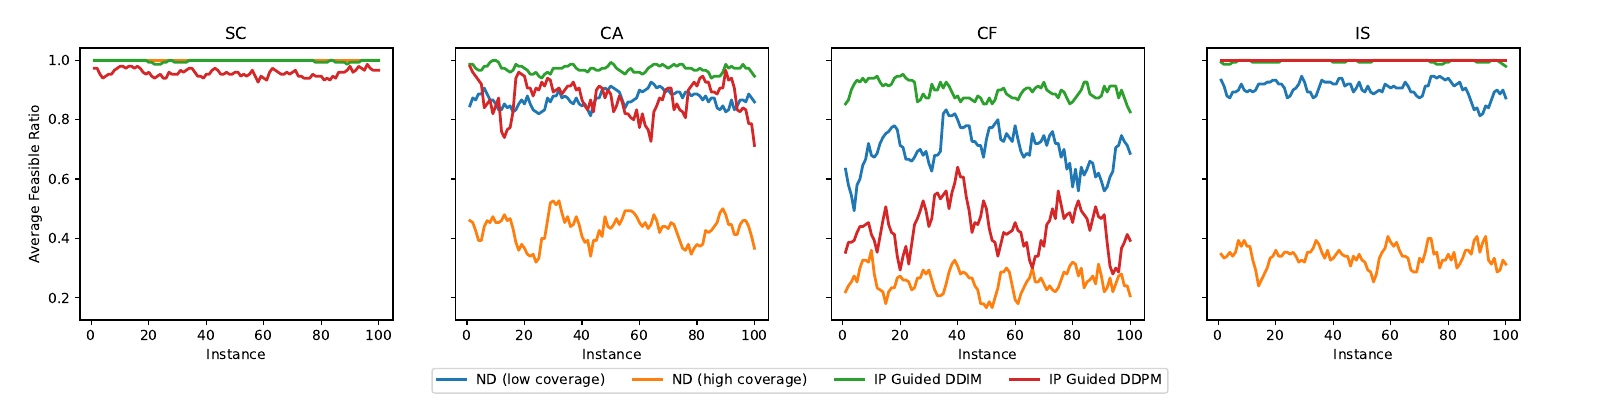

Write Python code to recreate this figure.
import matplotlib.pyplot as plt
import pickle

import numpy as np
def get_ratio(arr):
    res = []
    for i in range(100):
        res.append(1-np.isnan(arr[i]).sum()/30)
    return res
def get_data(instance):
    if instance == 'SC':
        instance_file = '1_set_cover'
        start = 900
        instance_file_type = 'mps'
        problem_type = 'min'
        low_gnn_result_path = f"results/orig_gnn_results/SC_gnn_0.2.npy"
        upper_gnn_result_path = f"results/orig_gnn_results/SC_gnn_0.3.npy"
        ddim_result_path = f"results/diffusion_results/SC_ddim_100000_0.9_100.npy"
        ddpm_result_path = f"results/diffusion_results/SC_ddpm_15000_0.1_100.npy"
    elif instance == 'CA':
        instance_file = '2_combinatorial_auction'
        start = 900
        instance_file_type = 'mps'
        problem_type = 'max'
        low_gnn_result_path = f"results/orig_gnn_results/CA_gnn_0.2.npy"
        upper_gnn_result_path = f"results/orig_gnn_results/CA_gnn_0.3.npy"
        ddim_result_path = f"results/diffusion_results/CA_ddim_20000_0.7_100.npy"
        ddpm_result_path = f"results/diffusion_results/CA_ddpm_10000_0.3_100.npy"
    elif instance == 'CF':
        instance_file = '3_capacity_facility'
        start = 900
        instance_file_type = 'mps'
        problem_type = 'min'
        low_gnn_result_path = f"results/new_gnn_results/CF_gnn_0.1.npy"
        upper_gnn_result_path = f"results/orig_gnn_results/CF_gnn_0.2.npy"
        ddim_result_path = f"results/diffusion_results/CF_ddim_1000_0.7_100.npy"
        ddpm_result_path = f"results/diffusion_results/CF_ddpm_500000_0.1_100.npy"
    elif instance == 'IS':
        instance_file = '4_independent_set'
        start = 0
        instance_file_type = 'mps'
        problem_type = 'max'
        low_gnn_result_path = f"results/orig_gnn_results/IS_gnn_0.2.npy"
        upper_gnn_result_path = f"results/orig_gnn_results/IS_gnn_0.3.npy"
        ddim_result_path = f"results/diffusion_results/IS_ddim_20000_0.5_100.npy"
        ddpm_result_path = f"results/diffusion_results/IS_ddpm_10000_0.1_100.npy"
    scip_result_path = f"results/scip_results/{instance}_scip.npy"
    low_gnn_result = pickle.load(open(low_gnn_result_path, 'rb'))
    upper_gnn_result = pickle.load(open(upper_gnn_result_path, 'rb'))
    ddim_result = pickle.load(open(ddim_result_path, 'rb'))
    ddpm_result = pickle.load(open(ddpm_result_path, 'rb'))
    # low_gnn_res = get_ratio(low_gnn_result)
    # upper_gnn_res = get_ratio(upper_gnn_result)
    # ddim_res = get_ratio(ddim_result)
    # ddpm_res = get_ratio(ddpm_result)
    return (~np.isnan(low_gnn_result)), (~np.isnan(upper_gnn_result)), (~np.isnan(ddim_result)), (~np.isnan(ddpm_result))
    
instances = {1: "SC", 2: "CA", 3: "CF", 4: "IS"}

fig, axes = plt.subplots(1, 4, figsize=[16,4],  sharey=True)

# 设置滑动窗口的大小
window_size = 5

def sliding_average(data, window_size):
    pad_size = window_size // 2
    padded_data = np.pad(data, (pad_size, pad_size), mode='edge')
    weights = np.ones(window_size) / window_size
    sliding_avg = np.convolve(padded_data, weights, mode='valid')
    return sliding_avg

for i, ax in enumerate(axes):
    instance = instances[i + 1]

    low_gnn_res, upper_gnn_res, ddim_res, ddpm_res = get_data(instance)
    mean_low_gnn_res = np.mean(low_gnn_res, axis = 1)
    mean_upper_gnn_res = np.mean(upper_gnn_res, axis = 1)
    mean_ddim_res = np.mean(ddim_res, axis = 1)
    mean_ddpm_res = np.mean(ddpm_res, axis = 1)
    x = np.arange(1, 101)
    low_gnn_smooth = sliding_average(mean_low_gnn_res, window_size)
    upper_gnn_smooth = sliding_average(mean_upper_gnn_res, window_size)
    ddim_smooth = sliding_average(mean_ddim_res, window_size)
    ddpm_smooth = sliding_average(mean_ddpm_res, window_size)

    ax.plot(x, low_gnn_smooth, linewidth=2, label="ND (low coverage)")
    ax.plot(x, upper_gnn_smooth, linewidth=2, label="ND (high coverage)")
    ax.plot(x, ddim_smooth, linewidth=2, label="IP Guided DDIM")
    ax.plot(x, ddpm_smooth, linewidth=2, label="IP Guided DDPM")

    # std_low_gnn_res = np.std(low_gnn_res, axis = 1)
    # std_upper_gnn_res = np.std(upper_gnn_res, axis = 1)
    # std_ddim_res = np.std(ddim_res, axis = 1)
    # std_ddpm_res = np.std(ddpm_res, axis = 1)

    # ax.fill_between(x, low_gnn_smooth - std_low_gnn_res, low_gnn_smooth + std_low_gnn_res, alpha=0.2)
    # ax.fill_between(x, upper_gnn_smooth - std_upper_gnn_res, upper_gnn_smooth + std_upper_gnn_res, alpha=0.2)
    # ax.fill_between(x, ddim_smooth - std_ddim_res, ddim_smooth + std_ddim_res, alpha=0.2)
    # ax.fill_between(x, ddpm_smooth - std_ddpm_res, ddpm_smooth + std_ddpm_res, alpha=0.2)

    # ax.set_aspect(100)
    ax.set_xlabel('Instance')
    if i == 0:
        ax.set_ylabel("Average Feasible Ratio")
        # ax.legend(loc="best", prop={'size': 6})
    ax.set_title(instance)
legend = ['ND (low coverage)','ND (high coverage)','IP Guided DDIM', 'IP Guided DDPM']
plt.subplots_adjust( bottom=0.2, left = 0.05, right = 0.95)
fig.legend(legend, loc='lower center', bbox_to_anchor=(0.5, 0.0), ncol=4)
plt.show()
plt.savefig('contrast_plot_new.pdf')